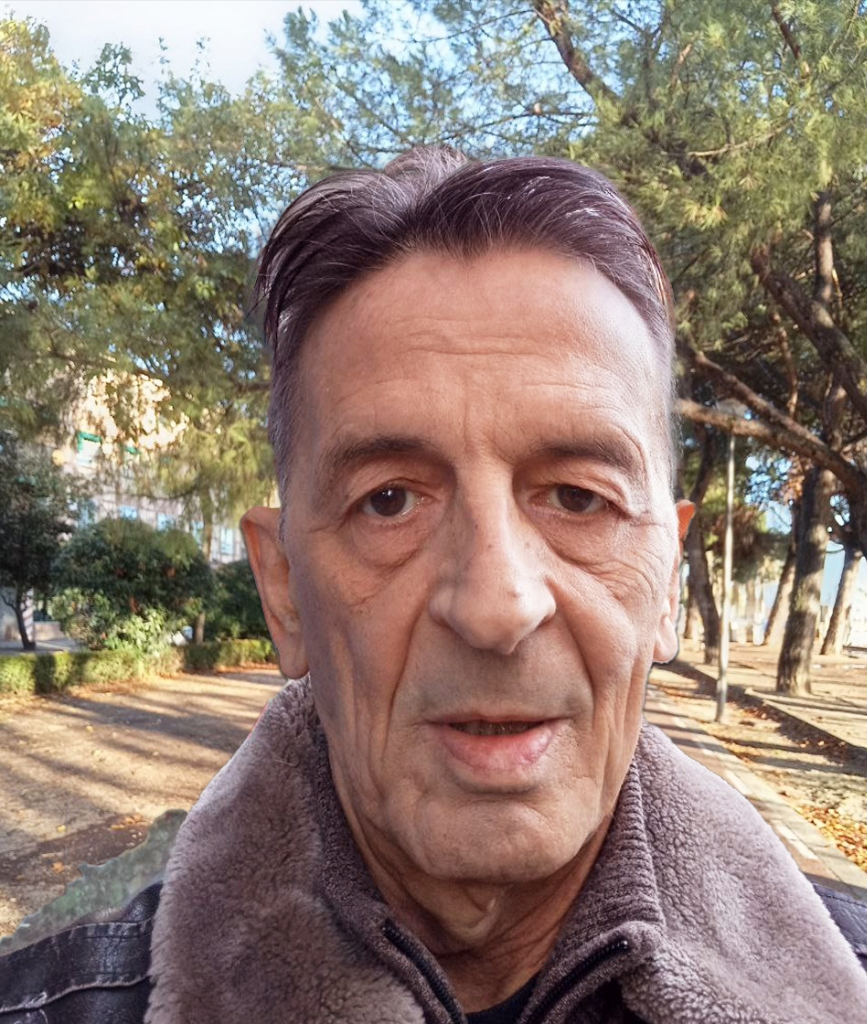
#> input picture assets/EDU_DEFINITIVA_2025.jpg, 867 x 1024 px
$ python -i generate_promos.py   (imports and definitions only)
#> lines starting #> are read from the running program, lines starting #| are printed output that depends on the picture
import os
import random
from moviepy import *
from PIL import Image, ImageDraw, ImageFont, ImageFilter
import numpy as np

# Config
OUTPUT_DIR = "promos"
ASSETS_DIR = "assets"
AUDIO_FILE = os.path.join(ASSETS_DIR, "music.mp3")
DURATION = 15 # Increased duration
VIDEO_WIDTH = 1080
VIDEO_HEIGHT = 1920
FPS = 24
IMAGES_PER_VIDEO = 5 # Number of images to show in the slideshow

# [2 lines not run here, left out]

# Styles to exclude
EXCLUDE_DIRS = ["bg", "icons", "css", "js", "img", ".git", "PORTADILLAS_ESTILOS", "recovered_wix"]

# [42 lines left out: function create_text_image, not called in this run]

def process_image_for_video(img_path):
    """Loads image, creates blurred bg and centered fg, returns composite numpy array."""
#> called with img_path = 'assets/EDU_DEFINITIVA_2025.jpg'
    try:
        pil_img = Image.open(img_path).convert('RGB')
#> pil_img is the input picture: PIL image 867x1024 RGB; mean R, G, B 142.5, 124.4, 113.9

        # Background (Blur)
        bg = pil_img.resize((int(VIDEO_HEIGHT * pil_img.width / pil_img.height), VIDEO_HEIGHT))
        bg = bg.crop(((bg.width - VIDEO_WIDTH)//2, 0, (bg.width + VIDEO_WIDTH)//2, VIDEO_HEIGHT))
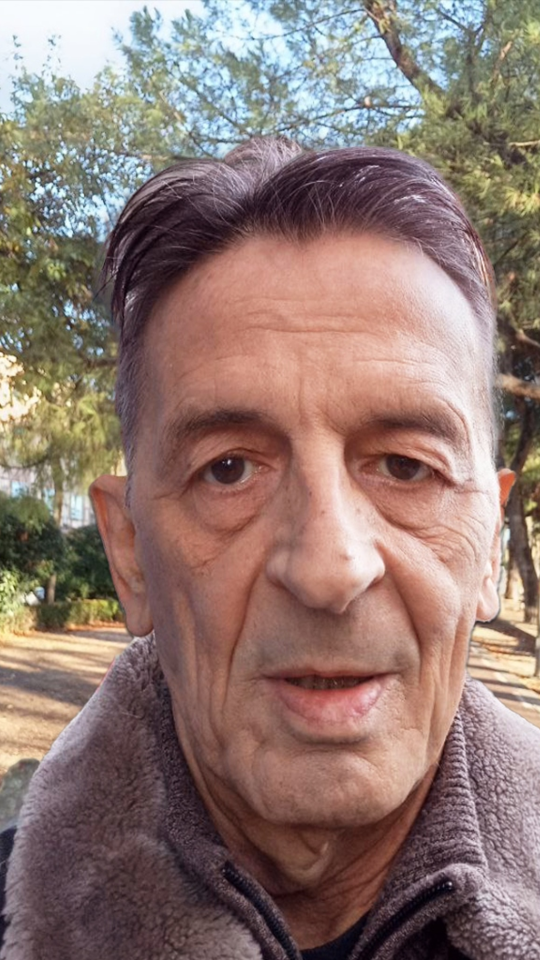
#> bg: PIL image 1080x1920 RGB (shown at 1/2 size); mean R, G, B 143.1, 120.5, 113.8
        bg = bg.filter(ImageFilter.GaussianBlur(radius=20))
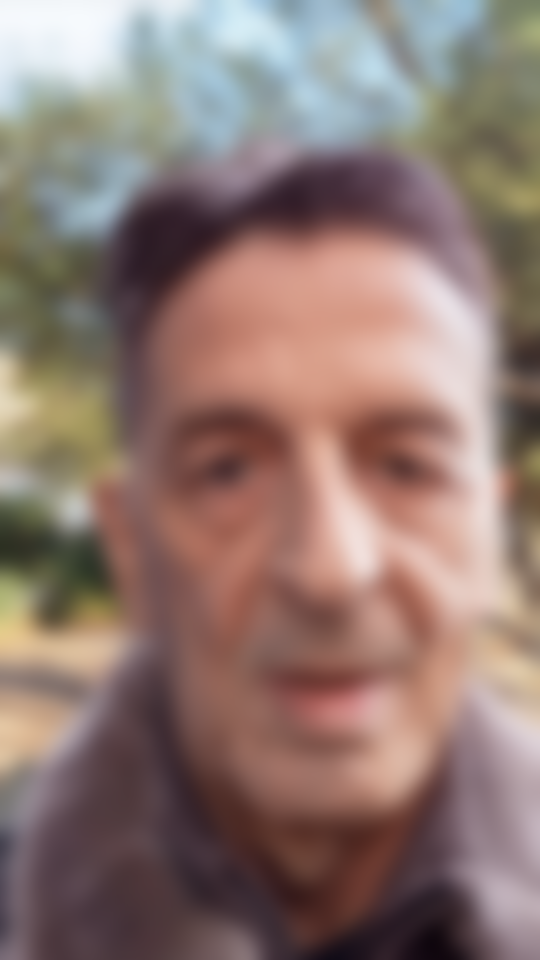
#> bg: PIL image 1080x1920 RGB (shown at 1/2 size); mean R, G, B 143, 120.4, 113.7

        # Foreground (Fit Width)
        target_width = int(VIDEO_WIDTH * 0.95)
        ratio = target_width / pil_img.width
#> ratio = 1.18
        target_height = int(pil_img.height * ratio)
#> target_height = 1211
        fg = pil_img.resize((target_width, target_height))

        # Composite on black canvas to avoid size mismatch if fg is weird
        final_frame = Image.new('RGB', (VIDEO_WIDTH, VIDEO_HEIGHT), (0,0,0))
#> final_frame: PIL image 1080x1920 RGB; every value is 0
        final_frame.paste(bg, (0,0))

        fg_x = (VIDEO_WIDTH - target_width) // 2
        fg_y = (VIDEO_HEIGHT - target_height) // 2
#> fg_y = 354
        final_frame.paste(fg, (fg_x, fg_y))
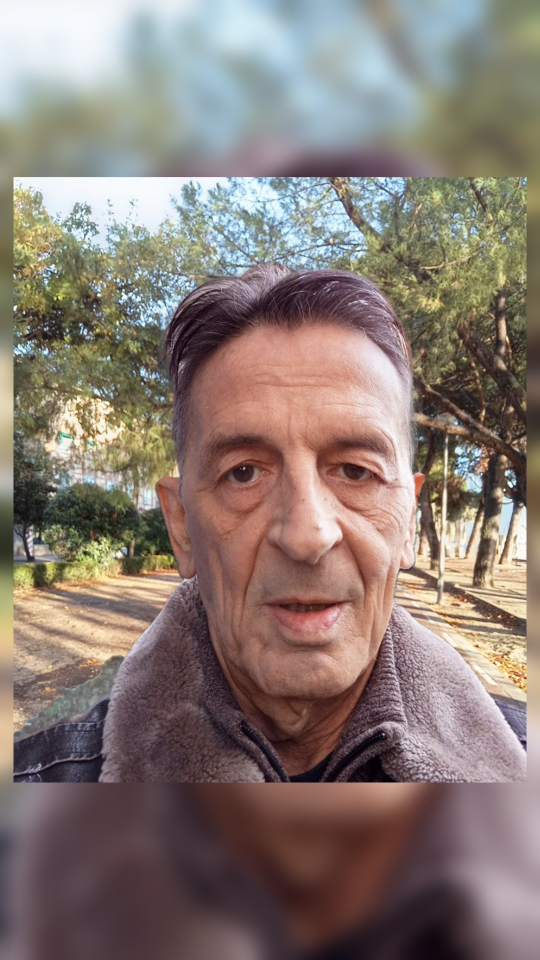
#> final_frame: PIL image 1080x1920 RGB (shown at 1/2 size); mean R, G, B 136.8, 123.2, 116.5

        return np.array(final_frame)
    except Exception as e:
        print(f"Error processing {img_path}: {e}")
        return None

# [75 lines left out: function make_promo, not called in this run]

# Main execution
# [23 lines not run here, left out]

>>> result = process_image_for_video('assets/EDU_DEFINITIVA_2025.jpg')
